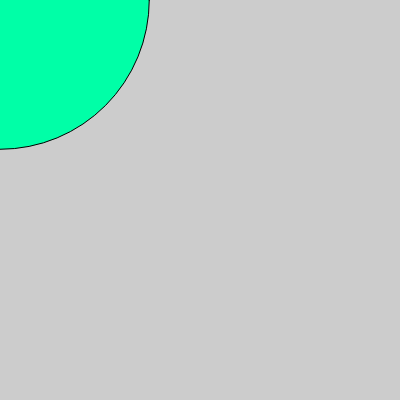
Frame 1 (no input)
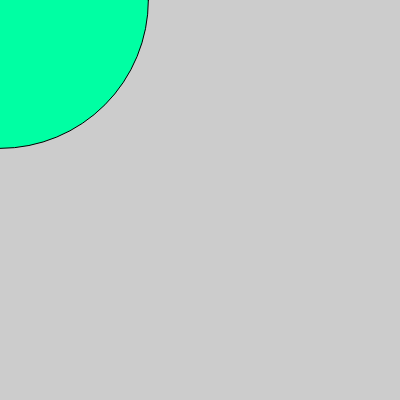
Frame 60 (no input)
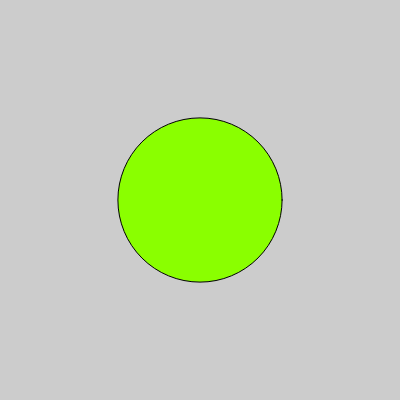
Frame 120 (the mouse pressed at the canvas centre since frame 60)

The p5.js sketch that drew these frames (run headless with seeded random() and noise() and a simulated clock; from frame 60 on, the mouse is pressed at the canvas centre):

// p5.js sketch
// ── sketch.js
let x;
let y;

function setup() {
  createCanvas(400, 400);
  colorMode(HSB);
  x = random(400);
  x = int(x);
  y = random(400);
  y = int(y);
}

function draw() {
  background(80);
  x = x + random(-5, 5);
  x = constrain(x, 0, 400);
  y = y + random(-5, 5);
  y = constrain(y, 0, 400);
  
  let distancia
  
  distancia = dist(mouseX, mouseY,x, y);
  a = distancia/450
  cor = color(240*a, 255, 255);
  fill(cor);
  circle(mouseX, mouseY, distancia);
  

  if(distancia < 10) {
    background("yellow");
    fill('red');
    textFont('Verdana');
    textSize(70);
    stroke('white');
    strokeWeight(5);
    textAlign(CENTER, CENTER);
    text('Encontrei',200,200);
    noLoop();
  }
  //console.log(250*a);
}
